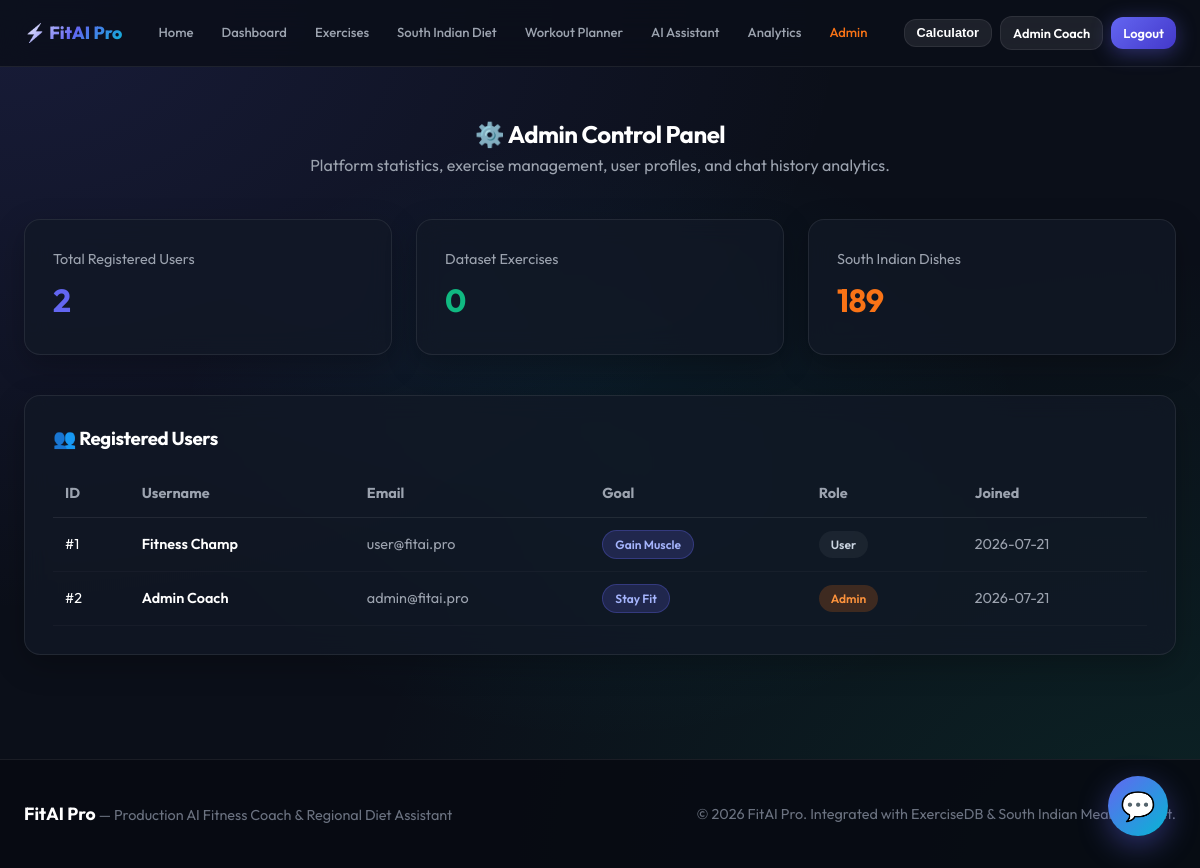
/admin (signed in), run on the app's committed database.
### tables this page shows
CREATE TABLE users (
            id INTEGER PRIMARY KEY AUTOINCREMENT,
            username TEXT NOT NULL,
            email TEXT UNIQUE NOT NULL,
            password_hash TEXT NOT NULL,
            age INTEGER DEFAULT 25,
            height REAL DEFAULT 175.0,
            weight REAL DEFAULT 70.0,
            gender TEXT DEFAULT 'male',
            goal TEXT DEFAULT 'Gain Muscle',
            is_admin INTEGER DEFAULT 0,
            created_at TIMESTAMP DEFAULT CURRENT_TIMESTAMP
        );

### app.py (the view)
@app.route('/admin')
def admin():
    if 'user_id' not in session:
        return redirect(url_for('login'))
    conn = get_db()
    cursor = conn.cursor()
    cursor.execute("SELECT * FROM users WHERE id = ?", (session['user_id'],))
    user_row = cursor.fetchone()
    if not user_row or not user_row['is_admin']:
        flash('Admin privileges required.', 'danger')
        return redirect(url_for('dashboard'))
    cursor.execute("SELECT * FROM users ORDER BY created_at DESC")
    all_users = cursor.fetchall()
    conn.close()
    stats = vector_store.get_dataset_stats()
    return render_template('admin.html', user=user_row, all_users=all_users, stats=stats)

### app.py (called while the page is built)
def get_db():
    conn = sqlite3.connect(app.config['DATABASE'])
    conn.row_factory = sqlite3.Row
    return conn

@app.context_processor
def inject_user():
    user_obj = None
    if 'user_id' in session:
        conn = get_db()
        cursor = conn.cursor()
        cursor.execute("SELECT * FROM users WHERE id = ?", (session['user_id'],))
        row = cursor.fetchone()
        conn.close()
        if row:
            user_obj = UserModel(row)
    return dict(current_user=user_obj)

### templates/admin.html (shortened to what this page needs)
{% extends "base.html" %}
{% block content %}
<div class="container" style="padding-top: 2rem; padding-bottom: 4rem;">
  <div style="text-align: center; margin-bottom: 2.5rem;">
    <h2>⚙️ Admin Control Panel</h2>
    <p style="color: var(--text-muted);">Platform statistics, exercise management, user profiles, and chat history analytics.</p>
  </div>
  <div class="grid-3" style="margin-bottom: 2.5rem;">
    <div class="glass-card">
      <div style="color: var(--text-muted); font-size: 0.9rem;">Total Registered Users</div>
      <h3 style="font-size: 2rem; color: var(--primary); margin-top: 0.25rem;">{{ all_users|length }}</h3>
    </div>
    <div class="glass-card">
      <div style="color: var(--text-muted); font-size: 0.9rem;">Dataset Exercises</div>
      <h3 style="font-size: 2rem; color: var(--secondary); margin-top: 0.25rem;">{{ stats.total_exercises }}</h3>
    </div>
    <div class="glass-card">
      <div style="color: var(--text-muted); font-size: 0.9rem;">South Indian Dishes</div>
      <h3 style="font-size: 2rem; color: var(--accent-orange); margin-top: 0.25rem;">{{ stats.total_south_indian_meals }}</h3>
    </div>
  </div>
  <div class="glass-card" style="margin-bottom: 2.5rem;">
    <h3>👥 Registered Users</h3>
    <div style="margin-top: 1rem; overflow-x: auto;">
      <table style="width: 100%; border-collapse: collapse; text-align: left; font-size: 0.9rem;">
        <thead>
          <tr style="border-bottom: 1px solid var(--border-glass); color: var(--text-muted);">
            <th style="padding: 0.75rem;">ID</th>
            <th style="padding: 0.75rem;">Username</th>
            <th style="padding: 0.75rem;">Email</th>
            <th style="padding: 0.75rem;">Goal</th>
            <th style="padding: 0.75rem;">Role</th>
            <th style="padding: 0.75rem;">Joined</th>
          </tr>
        </thead>
        <tbody>
          {% for u in all_users %}
            <tr style="border-bottom: 1px solid rgba(255,255,255,0.03);">
              <td style="padding: 0.75rem;">#{{ u.id }}</td>
              <td style="padding: 0.75rem; font-weight: 600;">{{ u.username }}</td>
              <td style="padding: 0.75rem; color: var(--text-muted);">{{ u.email }}</td>
              <td style="padding: 0.75rem;"><span class="badge badge-primary">{{ u.goal }}</span></td>
              <td style="padding: 0.75rem;">
                {% if u.is_admin %}
                  <span class="badge" style="background: rgba(249, 115, 22, 0.2); color: #fb923c;">Admin</span>
                {% else %}
                  <span class="badge" style="background: rgba(255,255,255,0.05); color: #cbd5e1;">User</span>
                {% endif %}
              </td>
              <td style="padding: 0.75rem; color: var(--text-muted);">{{ u.created_at[:10] }}</td>
            </tr>
          {% endfor %}
        </tbody>
      </table>
    </div>
  </div>
</div>
{% endblock %}

### templates/base.html (shortened to what this page needs)
<!DOCTYPE html>
<html lang="en">
<head>
  <link rel="stylesheet" href="{{ url_for('static', filename='css/style.css') }}">
</head>
<body>
  <nav class="navbar">
    <div class="container nav-container" style="gap: 0.75rem;">
      <a href="{{ url_for('index') }}" class="brand-logo" style="font-size: 1.1rem; white-space: nowrap;">
        ⚡ FitAI Pro
      </a>
      <ul class="nav-links" style="gap: 0.25rem; font-size: 0.82rem;">
        <li><a href="{{ url_for('index') }}" class="{% if request.endpoint == 'index' %}active{% endif %}">Home</a></li>
        <li><a href="{{ url_for('dashboard') }}" class="{% if request.endpoint == 'dashboard' %}active{% endif %}">Dashboard</a></li>
        <li><a href="{{ url_for('exercises') }}" class="{% if request.endpoint == 'exercises' %}active{% endif %}">Exercises</a></li>
        <li><a href="{{ url_for('diet_planner') }}" class="{% if request.endpoint == 'diet_planner' %}active{% endif %}">South Indian Diet</a></li>
        <li><a href="{{ url_for('workout_planner') }}" class="{% if request.endpoint == 'workout_planner' %}active{% endif %}">Workout Planner</a></li>
        <li><a href="{{ url_for('chatbot') }}" class="{% if request.endpoint == 'chatbot' %}active{% endif %}">AI Assistant</a></li>
        <li><a href="{{ url_for('analytics') }}" class="{% if request.endpoint == 'analytics' %}active{% endif %}">Analytics</a></li>
        {% if current_user and current_user.is_admin %}
          <li><a href="{{ url_for('admin') }}" style="color: var(--accent-orange);">Admin</a></li>
        {% endif %}
      </ul>
      <div style="display: flex; align-items: center; gap: 0.5rem; flex-shrink: 0;">
        <button id="open-calc-modal" class="btn btn-secondary" style="padding: 0.35rem 0.75rem; font-size: 0.8rem;">
          Calculator
        </button>
        {% if current_user %}
          <a href="{{ url_for('profile') }}" class="btn btn-secondary" style="padding: 0.35rem 0.75rem; font-size: 0.8rem;">
            {{ current_user.username }}
          </a>
          <a href="{{ url_for('logout') }}" class="btn btn-primary" style="padding: 0.35rem 0.75rem; font-size: 0.8rem;">Logout</a>
        {% else %}
          <a href="{{ url_for('login') }}" class="btn btn-secondary" style="padding: 0.35rem 0.75rem; font-size: 0.8rem;">Login</a>
          <a href="{{ url_for('register') }}" class="btn btn-primary" style="padding: 0.35rem 0.75rem; font-size: 0.8rem;">Sign Up</a>
        {% endif %}
      </div>
    </div>
  </nav>
  <main style="flex: 1;">
    {% block content %}{% endblock %}
  </main>
  <a href="{{ url_for('chatbot') }}" class="chat-widget-button" title="Ask FitAI Pro Chatbot">
    💬
  </a>
  <footer>
    <div class="container" style="display: flex; justify-content: space-between; align-items: center; flex-wrap: wrap; gap: 1rem;">
      <div>
        <strong style="color: white; font-size: 1.1rem;">FitAI Pro</strong> — Production AI Fitness Coach & Regional Diet Assistant
      </div>
      <div>
        © 2026 FitAI Pro. Integrated with ExerciseDB & South Indian Meals Dataset.
      </div>
    </div>
  </footer>
</body>
</html>

### static/css/style.css (style rules this page uses)
:root { --bg-dark: #0b0f19; --bg-card: rgba(18, 24, 38, 0.75); --bg-card-hover: rgba(28, 36, 56, 0.85); --bg-glass: rgba(255, 255, 255, 0.03); --border-glass: rgba(255, 255, 255, 0.08); --border-accent: rgba(99, 102, 241, 0.3); --primary: #6366f1; --primary-hover: #4f46e5; --primary-glow: rgba(99, 102, 241, 0.4); --secondary: #10b981; --secondary-glow: rgba(16, 185, 129, 0.3); --accent-cyan: #06b6d4; --accent-orange: #f97316; --text-main: #ffffff; --text-muted: #9ca3af; --text-dim: #6b7280; --radius-lg: 16px; --radius-md: 12px; --radius-sm: 8px; --transition: all 0.3s cubic-bezier(0.4, 0, 0.2, 1); --font-family: 'Outfit', 'Inter', -apple-system, BlinkMacSystemFont, sans-serif; }
* { box-sizing: border-box; margin: 0; padding: 0; }
body { background-color: var(--bg-dark); background-image: radial-gradient(at 0% 0%, rgba(99, 102, 241, 0.15) 0px, transparent 50%), radial-gradient(at 100% 100%, rgba(16, 185, 129, 0.12) 0px, transparent 50%), radial-gradient(at 50% 50%, rgba(6, 182, 212, 0.08) 0px, transparent 50%); background-attachment: fixed; color: var(--text-main); font-family: var(--font-family); line-height: 1.6; min-height: 100vh; display: flex; flex-direction: column; }
h1, h2, h3, h4, h5, h6 { font-weight: 700; letter-spacing: -0.02em; color: #ffffff; }
a { color: var(--primary); text-decoration: none; transition: var(--transition); }
.container { max-width: 1280px; margin: 0 auto; padding: 0 1.5rem; width: 100%; }
.navbar { position: sticky; top: 0; z-index: 100; background: rgba(11, 15, 25, 0.85); backdrop-filter: blur(16px); -webkit-backdrop-filter: blur(16px); border-bottom: 1px solid var(--border-glass); padding: 1rem 0; }
.nav-container { display: flex; align-items: center; justify-content: space-between; }
.brand-logo { display: flex; align-items: center; gap: 0.75rem; font-size: 1.5rem; font-weight: 800; background: linear-gradient(135deg, #ffffff 0%, var(--primary) 50%, var(--accent-cyan) 100%); -webkit-background-clip: text; -webkit-text-fill-color: transparent; }
.nav-links { display: flex; align-items: center; gap: 1.5rem; list-style: none; }
.nav-links a { color: var(--text-muted); font-weight: 500; padding: 0.5rem 0.75rem; border-radius: var(--radius-sm); }
.btn { display: inline-flex; align-items: center; justify-content: center; gap: 0.5rem; padding: 0.75rem 1.5rem; border-radius: var(--radius-md); font-weight: 600; font-size: 0.95rem; cursor: pointer; border: none; transition: var(--transition); text-decoration: none; }
.btn-primary { background: linear-gradient(135deg, var(--primary) 0%, #4338ca 100%); color: #ffffff; box-shadow: 0 4px 20px var(--primary-glow); }
.btn-secondary { background: rgba(255, 255, 255, 0.08); color: #ffffff; border: 1px solid var(--border-glass); }
.glass-card { background: var(--bg-card); backdrop-filter: blur(12px); -webkit-backdrop-filter: blur(12px); border: 1px solid var(--border-glass); border-radius: var(--radius-lg); padding: 1.75rem; transition: var(--transition); box-shadow: 0 10px 30px rgba(0, 0, 0, 0.25); }
.grid-3 { display: grid; grid-template-columns: repeat(3, 1fr); gap: 1.5rem; }
.badge { display: inline-block; padding: 0.25rem 0.75rem; border-radius: 30px; font-size: 0.75rem; font-weight: 600; text-transform: capitalize; }
.badge-primary { background: rgba(99, 102, 241, 0.2); color: #a5b4fc; border: 1px solid var(--border-accent); }
.chat-widget-button { position: fixed; bottom: 2rem; right: 2rem; width: 60px; height: 60px; border-radius: 50%; background: linear-gradient(135deg, var(--primary) 0%, var(--accent-cyan) 100%); color: white; display: flex; align-items: center; justify-content: center; font-size: 1.75rem; box-shadow: 0 10px 30px var(--primary-glow); cursor: pointer; z-index: 999; transition: var(--transition); }
footer { margin-top: auto; border-top: 1px solid var(--border-glass); padding: 2.5rem 0; background: rgba(7, 10, 18, 0.9); color: var(--text-dim); font-size: 0.9rem; }

### data on the page
users: username "Admin Coach", id "2", email "admin@fitai.pro", goal "Stay Fit", is_admin "Admin", created_at "2026-07-21"
users: id "1", username "Fitness Champ", email "user@fitai.pro", goal "Gain Muscle", is_admin "User", created_at "2026-07-21"

### other printed values
{{ all_users|length }} "2"
{{ stats.total_exercises }} "0"
{{ stats.total_south_indian_meals }} "189"
